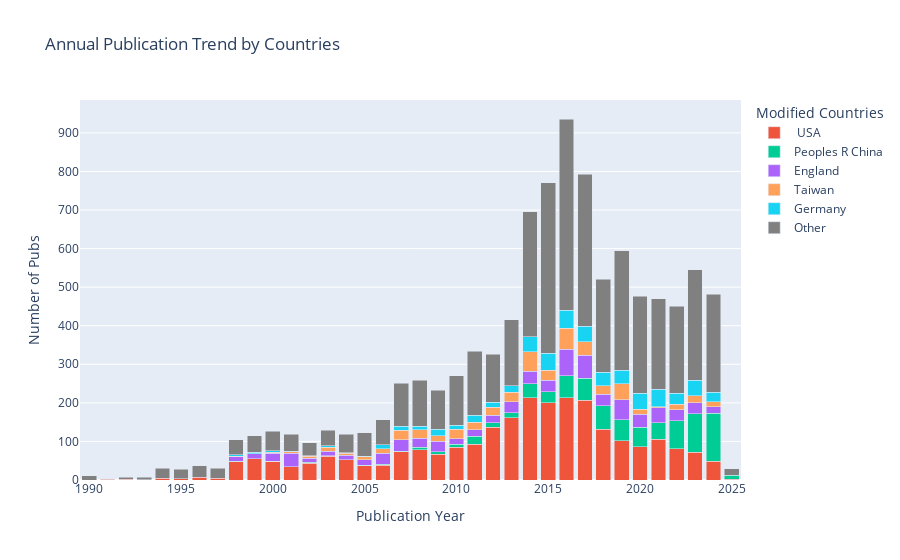

The cell this chart's notebook holds for it:
### Code cell
fig7 = px.bar(final_data,
             x='Publication Year',
             y='Number of Pubs',
             color = 'Modified Countries',
             title='Annual Publication Trend by Countries',
             barmode='stack',
             color_discrete_map={'Other': 'grey'})
fig7.show()

### Figure 1 — Plotly figure (JSON) as saved in the notebook; plotly's stock layout.template omitted (floating-point values rounded to 4 significant figures)
{"data": [{"alignmentgroup": "True", "hovertemplate": "Modified Countries= USA<br>Publication Year=%{x}<br>Number of Pubs=%{y}<extra></extra>", "legendgroup": " USA", "marker": {"color": "#EF553B", "pattern": {"shape": ""}}, "name": " USA", "offsetgroup": " USA", "orientation": "v", "showlegend": true, "textposition": "auto", "type": "bar", "x": [2014, 2016, 2017, 2015, 2013, 2012, 2018, 2021, 2019, 2011, 2020, 2010, 2022, 2008, 2007, 2023, 2009, 2003, 1999, 2004, 2024, 2000, 1998, 2002, 2006, 2005, 2001, 1996, 1997, 1994, 1995, 2025, 1992, 1991, 1993], "xaxis": "x", "y": [213, 213, 207, 200, 161, 137, 132, 106, 102, 93, 86, 85, 81, 79, 73, 72, 67, 61, 55, 52, 49, 48, 47, 43, 38, 37, 34, 7, 4, 4, 3, 2, 2, 2, 1], "yaxis": "y"}, {"alignmentgroup": "True", "hovertemplate": "Modified Countries=Peoples R China<br>Publication Year=%{x}<br>Number of Pubs=%{y}<extra></extra>", "legendgroup": "Peoples R China", "marker": {"color": "#00cc96", "pattern": {"shape": ""}}, "name": "Peoples R China", "offsetgroup": "Peoples R China", "orientation": "v", "showlegend": true, "textposition": "auto", "type": "bar", "x": [2024, 2023, 2022, 2018, 2016, 2017, 2019, 2020, 2021, 2014, 2015, 2011, 2013, 2012, 2025, 2010, 2009, 2008, 2006, 2002, 2003, 2007, 2000, 2001, 1998, 2004, 2005], "xaxis": "x", "y": [124, 100, 73, 61, 57, 57, 54, 51, 43, 36, 29, 21, 14, 12, 10, 8, 6, 6, 3, 3, 2, 2, 1, 1, 1, 1, 1], "yaxis": "y"}, {"alignmentgroup": "True", "hovertemplate": "Modified Countries=England<br>Publication Year=%{x}<br>Number of Pubs=%{y}<extra></extra>", "legendgroup": "England", "marker": {"color": "#ab63fa", "pattern": {"shape": ""}}, "name": "England", "offsetgroup": "England", "orientation": "v", "showlegend": true, "textposition": "auto", "type": "bar", "x": [2016, 2017, 2019, 2021, 2001, 2014, 2020, 2015, 2018, 2007, 2006, 2022, 2023, 2013, 2009, 2008, 2000, 2012, 2024, 2011, 2010, 2005, 1999, 2003, 1998, 2002, 2004], "xaxis": "x", "y": [69, 59, 52, 38, 35, 33, 33, 29, 29, 29, 29, 28, 28, 28, 27, 23, 21, 19, 17, 16, 14, 14, 13, 12, 12, 11, 11], "yaxis": "y"}, {"alignmentgroup": "True", "hovertemplate": "Modified Countries=Taiwan<br>Publication Year=%{x}<br>Number of Pubs=%{y}<extra></extra>", "legendgroup": "Taiwan", "marker": {"color": "#FFA15A", "pattern": {"shape": ""}}, "name": "Taiwan", "offsetgroup": "Taiwan", "orientation": "v", "showlegend": true, "textposition": "auto", "type": "bar", "x": [2016, 2014, 2019, 2017, 2015, 2007, 2013, 2010, 2018, 2008, 2012, 2011, 2023, 2009, 2022, 2020, 2024, 2006, 2003, 2005, 2004, 2002, 2021, 2001, 1998, 2000], "xaxis": "x", "y": [55, 51, 42, 35, 27, 25, 25, 24, 22, 22, 21, 20, 19, 15, 15, 14, 13, 11, 10, 8, 5, 4, 3, 3, 2, 2], "yaxis": "y"}, {"alignmentgroup": "True", "hovertemplate": "Modified Countries=Germany<br>Publication Year=%{x}<br>Number of Pubs=%{y}<extra></extra>", "legendgroup": "Germany", "marker": {"color": "#19d3f3", "pattern": {"shape": ""}}, "name": "Germany", "offsetgroup": "Germany", "orientation": "v", "showlegend": true, "textposition": "auto", "type": "bar", "x": [2016, 2021, 2015, 2017, 2020, 2023, 2014, 2018, 2019, 2022, 2024, 2011, 2013, 2009, 2012, 2006, 2010, 2007, 2008, 2003, 1998, 1999, 2000, 2002, 2004, 2005, 2001], "xaxis": "x", "y": [46, 45, 44, 41, 41, 40, 38, 36, 34, 28, 25, 18, 17, 17, 12, 11, 11, 10, 9, 4, 4, 4, 4, 2, 2, 2, 1], "yaxis": "y"}, {"alignmentgroup": "True", "hovertemplate": "Modified Countries=Other<br>Publication Year=%{x}<br>Number of Pubs=%{y}<extra></extra>", "legendgroup": "Other", "marker": {"color": "grey", "pattern": {"shape": ""}}, "name": "Other", "offsetgroup": "Other", "orientation": "v", "showlegend": true, "textposition": "auto", "type": "bar", "x": [1990, 1991, 1992, 1993, 1994, 1995, 1996, 1997, 1998, 1999, 2000, 2001, 2002, 2003, 2004, 2005, 2006, 2007, 2008, 2009, 2010, 2011, 2012, 2013, 2014, 2015, 2016, 2017, 2018, 2019, 2020, 2021, 2022, 2023, 2024, 2025], "xaxis": "x", "y": [11, 1, 5, 6, 26, 25, 30, 27, 38, 43, 51, 45, 34, 40, 47, 61, 64, 112, 120, 101, 128, 166, 125, 171, 324, 442, 496, 394, 240, 311, 252, 235, 225, 286, 254, 17], "yaxis": "y"}], "layout": {"barmode": "stack", "legend": {"title": {"text": "Modified Countries"}, "tracegroupgap": 0}, "title": {"text": "Annual Publication Trend by Countries"}, "xaxis": {"anchor": "y", "domain": [0, 1], "title": {"text": "Publication Year"}}, "yaxis": {"anchor": "x", "domain": [0, 1], "title": {"text": "Number of Pubs"}}}}
